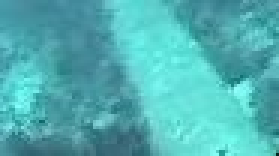
%> input picture test_image.jpg, 93 x 52 px (shown 3 times larger)
$ octave test_detection.m   (GNU Octave 9; MATLAB toolbox functions it lacks are replaced by stand-ins)
%> lines starting %> are read from the running program, lines starting %| are printed output that depends on the picture; in (x1, y1, x2, y2) boxes, pixels count from 0 and x2, y2 are one past the last pixel; in counts of white or black regions, pixels touching at a corner belong together; the program's own positions count from 1
%> further down, image is the input picture: size 52x93x3 uint8; mean R, G, B 81, 177.2, 180
### borders/get_borders_lines.m
function [lines, blackWhiteImage] = get_borders_lines( ...
    image, cannySigma, cannyTreshold, houghParams)
%> called with cannySigma = 3, cannyTreshold = []

    blackWhiteImage = rgb2gray(image);
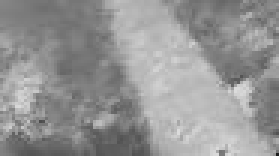
%> blackWhiteImage: size 52x93 uint8 (shown 3 times larger); min 29, max 219, mean 148.8
    % figure, imshow(blackWhiteImage);title('gray');

    gausImg = imgaussfilt(blackWhiteImage, 1);
    %figure, imshow(gausImg);title('gaus');

    cannyImg=edge(gausImg,'canny', cannyTreshold, cannySigma);
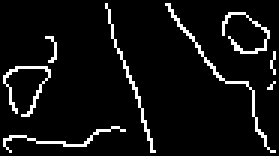
%> cannyImg: size 52x93 logical (shown 3 times larger); 6.6% white in thin lines or dots
    % figure,imshow((cannyImg - 1) * -1);title('canny');

    [H,theta,rho] = hough(cannyImg);
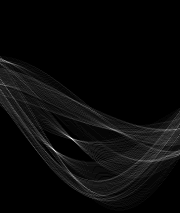
%> H: size 213x180 double; min 0, max 39, mean 1.5; drawn with min black and max white
%> theta = 180 values from -90 to 89; rho = 213 values from -106 to 106

    maxH = max(H(:));
%> maxH = 39
    thresholdHoug = ceil(houghParams.threshold*maxH);
%> thresholdHoug = 20
    peaks = houghpeaks(H,houghParams.peaks,'threshold',thresholdHoug);
%> peaks = [139 72; 150 54; 137 69; 153 57]

     % figure_hough_space(H, theta, rho);
     % figure_peaks_hough_space(peaks, theta, rho);

    lines = houghlines(cannyImg,theta,rho,peaks,'FillGap',houghParams.FillGap, ...
        'MinLength',houghParams.MinLength);
%> lines = 6 lines; point1 to point2 (x, y): (40, 17) to (52, 51), (56, 2) to (75, 27), (38, 12) to (48, 38), (62, 10) to (74, 27), (86, 42) to (89, 47), (37, 6) to (38, 11)

end

### figure/figure_lines_by_two_points.m
function figure_lines_by_two_points(lines)
    for k = 1:length(lines)
        xy = [lines(k).point1; lines(k).point2];
        plot(xy(:,1),xy(:,2),'LineWidth',2,'Color','green');
    end
end

### utils/arrays/convert_lines_to_parameters.m
function [K, B, lines] = convert_lines_to_parameters(lines, maxY)
K = zeros([length(lines) 1]);
B = zeros([length(lines) 1]);

countLines = length(lines);
idxCurLine = 1;
    while idxCurLine <= countLines
        curLine = lines(idxCurLine);
        if get_len_line(curLine) > 0.4 * maxY
           [line1, line2] = divide_line_to_two_lines(curLine);
           curLine = line1;
           lines  = [lines, line2];
           K = [K; 0];
           B = [B; 0];

           countLines = countLines + 1;
        end

        [curK, curB] = calc_parameters_of_line_by_rho_theta( ...
            curLine.rho, curLine.theta * 2 * pi / 360, curLine.point1(1));
        K(idxCurLine) = curK;
        B(idxCurLine) = curB;

        idxCurLine = idxCurLine + 1;
    end

end

% [10 lines left out: function divide_line_to_two_lines, not called in this run]

### test_detection.m
clear, close all;
addpath('.\utils\arrays','.\utils', ".\clasterization",...
    '.\figure', '.\detection', '.\borders');

image = imread('./test_image.jpg');
figure, imshow(image);title('Изначально');

cannySigma = 3;
cannyThreshold = [];
houghParams = struct('threshold', 0.5, 'peaks', 4, 'FillGap',3, 'MinLength', 5);

[lines, blackWhiteImage] = get_borders_lines( ...
    image,  cannySigma, cannyThreshold, houghParams);

figure, imshow(blackWhiteImage),title('После выделения отрезков'), hold on;
figure_lines_by_two_points(lines);
%> the loop in figure_lines_by_two_points, `for k = 1:length(lines)` made 6 passes
%> xy on passes 1 to 6: [37 6; 38 11], [40 17; 52 51], [56 2; 75 27], [86 42; 89 47], [38 12; 48 38], [62 10; 74 27]
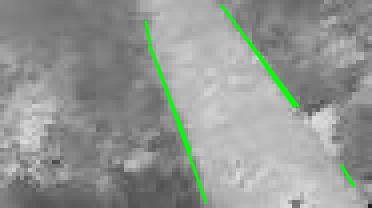
%> figure redrawn from the program's plot data; shown 4 times larger; its title reads 'После выделения отрезков'

maxY = size(blackWhiteImage, 2);
%> maxY = 93
[K, B, lines] = convert_lines_to_parameters(lines, maxY);
%> in convert_lines_to_parameters, `countLines = length(lines);`: countLines = 6
%> the loop in convert_lines_to_parameters, `while idxCurLine <= countLines` made 1 pass
%> the run ends on the next line

$ run again, with test1_.jpg copied over test_image.jpg
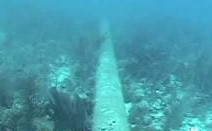
%> input picture test1_.jpg, 212 x 131 px
%> image is the input picture: size 131x212x3 uint8; mean R, G, B 71.1, 156.4, 171.1
%> in get_borders_lines, `cannyImg=edge(gausImg,'canny', cannyTreshold, cannySigma);`:
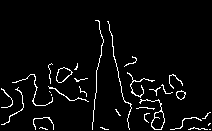
%> cannyImg: size 131x212 logical; 4.2% white in thin lines or dots, all inside (x1, y1, x2, y2) = (1, 20, 211, 130)
%> theta = 180 values from -90 to 89; rho = 497 values from -248 to 248
%> maxH = 63
%> thresholdHoug = 32
%> peaks = [351 80; 355 98; 350 95; 173 15]
%> in get_borders_lines, `lines = houghlines(cannyImg,theta,rho,peaks,'FillGap',houghParams.Fill..`: lines = 16 lines; longest, point1 to point2 (x, y): (120, 79) to (122, 91), (97, 71) to (97, 83), (128, 119) to (130, 130), (94, 112) to (94, 122), (95, 100) to (95, 110), (78, 99) to (87, 101)
%> the loop in figure_lines_by_two_points, `for k = 1:length(lines)` made 16 passes
%> xy on passes 1 to 8: [109 22; 110 29], [113 41; 114 50], [118 68; 119 76], [120 79; 122 91], [123 94; 125 102], [128 119; 130 130], [94 111; 94 117], [95 102; 95 109]
%> `figure_lines_by_two_points(lines);`:
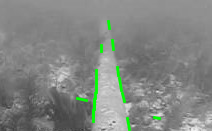
%> figure redrawn from the program's plot data; its title reads 'После выделения отрезков'
%> countLines = 16
%> the loop in convert_lines_to_parameters, `while idxCurLine <= countLines` made 1 pass

$ run again, with test1_1.jpg copied over test_image.jpg
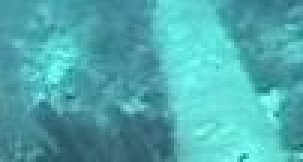
%> input picture test1_1.jpg, 101 x 54 px (shown 3 times larger)
%> image is the input picture: size 54x101x3 uint8; mean R, G, B 79.2, 171, 174.8
%> cannyImg: size 54x101 logical; 5.5% white in thin lines or dots, all inside (x1, y1, x2, y2) = (9, 1, 100, 53)
%> in get_borders_lines, `[H,theta,rho] = hough(cannyImg);`:
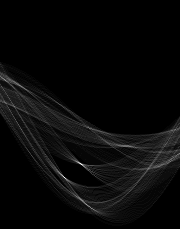
%> H: size 229x180 double; min 0, max 37, mean 1.3; drawn with min black and max white
%> theta = 180 values from -90 to 89; rho = 229 values from -114 to 114
%> maxH = 37
%> thresholdHoug = 19
%> peaks = [178 65; 165 82; 163 79; 175 62]
%> in get_borders_lines, `lines = houghlines(cannyImg,theta,rho,peaks,'FillGap',houghParams.Fill..`: lines = 6 lines; point1 to point2 (x, y): (73, 4) to (85, 30), (55, 22) to (59, 50), (74, 8) to (86, 30), (54, 18) to (57, 35), (52, 8) to (53, 15), (94, 47) to (96, 53)
%> the loop in figure_lines_by_two_points, `for k = 1:length(lines)` made 6 passes
%> xy on passes 1 to 6: [73 4; 85 30], [94 47; 96 53], [55 22; 59 50], [52 8; 53 15], [54 18; 57 35], [74 8; 86 30]
%> `figure_lines_by_two_points(lines);`:
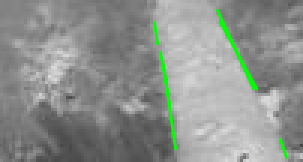
%> figure redrawn from the program's plot data; shown 3 times larger; its title reads 'После выделения отрезков'
%> countLines = 6
%> the loop in convert_lines_to_parameters, `while idxCurLine <= countLines` made 1 pass

$ run again, with test1_2_degree.jpg copied over test_image.jpg
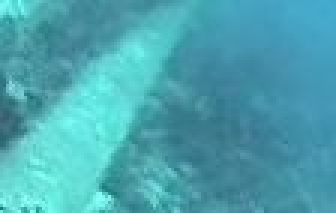
%> input picture test1_2_degree.jpg, 112 x 71 px (shown 3 times larger)
%> image is the input picture: size 71x112x3 uint8; mean R, G, B 75.3, 165.1, 176.8
%> in get_borders_lines, `cannyImg=edge(gausImg,'canny', cannyTreshold, cannySigma);`:
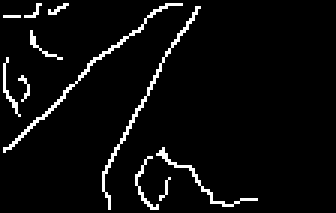
%> cannyImg: size 71x112 logical (shown 3 times larger); 4.7% white in thin lines or dots, all inside (x1, y1, x2, y2) = (1, 1, 86, 70)
%> theta = 180 values from -90 to 89; rho = 265 values from -132 to 132
%> maxH = 49
%> thresholdHoug = 25
%> peaks = [190 119; 170 136; 170 139; 190 122]
%> in get_borders_lines, `lines = houghlines(cannyImg,theta,rho,peaks,'FillGap',houghParams.Fill..`: lines = 8 lines; point1 to point2 (x, y): (30, 24) to (4, 50), (54, 3) to (37, 18), (29, 25) to (17, 37), (42, 13) to (34, 20), (13, 40) to (7, 46), (44, 41) to (48, 34), (46, 37) to (49, 33), (57, 18) to (60, 14)
%> the loop in figure_lines_by_two_points, `for k = 1:length(lines)` made 8 passes
%> xy on passes 1 to 8: [46 37; 49 33], [42 13; 34 20], [30 24; 4 50], [54 3; 37 18], [29 25; 17 37], [13 40; 7 46], [44 41; 48 34], [57 18; 60 14]
%> `figure_lines_by_two_points(lines);`:
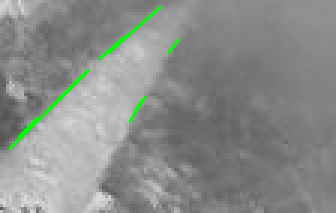
%> figure redrawn from the program's plot data; shown 3 times larger; its title reads 'После выделения отрезков'
%> countLines = 8
%> the loop in convert_lines_to_parameters, `while idxCurLine <= countLines` made 1 pass
